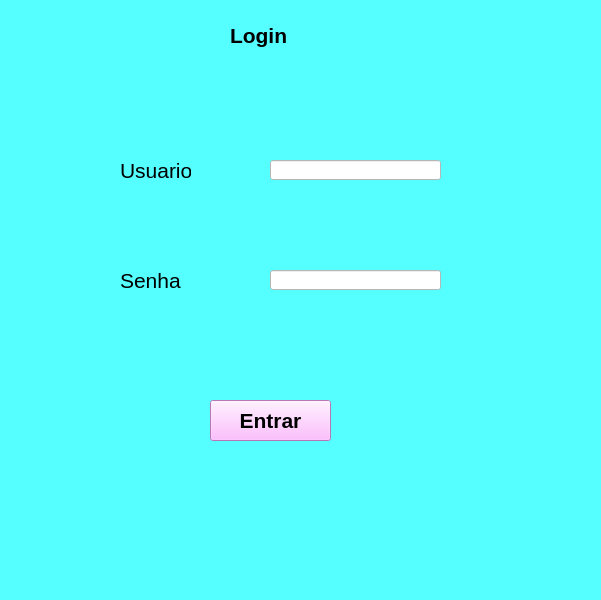
<?xml version="1.0" encoding="UTF-8"?>
<ui version="4.0">
 <class>MainWindow</class>
 <widget class="QMainWindow" name="MainWindow">
  <property name="geometry">
   <rect>
    <x>0</x>
    <y>0</y>
    <width>601</width>
    <height>600</height>
   </rect>
  </property>
  <property name="windowTitle">
   <string>MainWindow</string>
  </property>
  <property name="styleSheet">
   <string notr="true">background-color: rgb(85, 255, 255);</string>
  </property>
  <widget class="QWidget" name="centralwidget">
   <widget class="QLabel" name="label">
    <property name="geometry">
     <rect>
      <x>230</x>
      <y>20</y>
      <width>121</width>
      <height>31</height>
     </rect>
    </property>
    <property name="font">
     <font>
      <pointsize>16</pointsize>
      <weight>75</weight>
      <bold>true</bold>
     </font>
    </property>
    <property name="text">
     <string>Login</string>
    </property>
   </widget>
   <widget class="QLineEdit" name="lineEdit">
    <property name="geometry">
     <rect>
      <x>270</x>
      <y>160</y>
      <width>171</width>
      <height>20</height>
     </rect>
    </property>
    <property name="styleSheet">
     <string notr="true">background-color: rgb(255, 255, 255);</string>
    </property>
   </widget>
   <widget class="QLineEdit" name="lineEdit_2">
    <property name="geometry">
     <rect>
      <x>270</x>
      <y>270</y>
      <width>171</width>
      <height>20</height>
     </rect>
    </property>
    <property name="styleSheet">
     <string notr="true">background-color: rgb(255, 255, 255);</string>
    </property>
    <property name="echoMode">
     <enum>QLineEdit::Password</enum>
    </property>
   </widget>
   <widget class="QLabel" name="label_2">
    <property name="geometry">
     <rect>
      <x>120</x>
      <y>160</y>
      <width>71</width>
      <height>21</height>
     </rect>
    </property>
    <property name="font">
     <font>
      <pointsize>16</pointsize>
     </font>
    </property>
    <property name="text">
     <string>Usuario</string>
    </property>
   </widget>
   <widget class="QLabel" name="label_3">
    <property name="geometry">
     <rect>
      <x>120</x>
      <y>270</y>
      <width>71</width>
      <height>21</height>
     </rect>
    </property>
    <property name="font">
     <font>
      <pointsize>16</pointsize>
     </font>
    </property>
    <property name="text">
     <string>Senha</string>
    </property>
   </widget>
   <widget class="QPushButton" name="pushButton">
    <property name="geometry">
     <rect>
      <x>210</x>
      <y>400</y>
      <width>121</width>
      <height>41</height>
     </rect>
    </property>
    <property name="font">
     <font>
      <pointsize>16</pointsize>
      <weight>75</weight>
      <bold>true</bold>
     </font>
    </property>
    <property name="styleSheet">
     <string notr="true">background-color: rgb(255, 170, 255);</string>
    </property>
    <property name="text">
     <string>Entrar</string>
    </property>
   </widget>
  </widget>
  <widget class="QMenuBar" name="menubar">
   <property name="geometry">
    <rect>
     <x>0</x>
     <y>0</y>
     <width>601</width>
     <height>21</height>
    </rect>
   </property>
  </widget>
  <widget class="QStatusBar" name="statusbar"/>
 </widget>
 <resources/>
 <connections/>
</ui>
